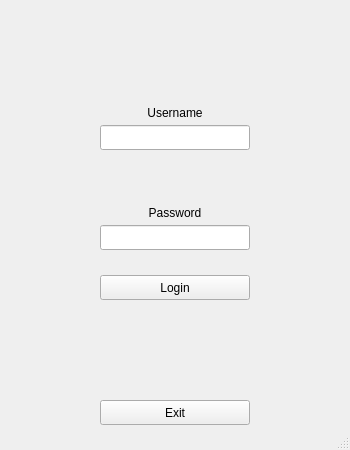
<?xml version="1.0" encoding="UTF-8"?>
<ui version="4.0">
 <class>login</class>
 <widget class="QMainWindow" name="login">
  <property name="geometry">
   <rect>
    <x>0</x>
    <y>0</y>
    <width>350</width>
    <height>450</height>
   </rect>
  </property>
  <property name="windowTitle">
   <string>MainWindow</string>
  </property>
  <property name="autoFillBackground">
   <bool>false</bool>
  </property>
  <widget class="QWidget" name="centralwidget">
   <widget class="QLineEdit" name="usernameLine">
    <property name="geometry">
     <rect>
      <x>100</x>
      <y>125</y>
      <width>150</width>
      <height>25</height>
     </rect>
    </property>
   </widget>
   <widget class="QLineEdit" name="passwordLine">
    <property name="geometry">
     <rect>
      <x>100</x>
      <y>225</y>
      <width>150</width>
      <height>25</height>
     </rect>
    </property>
    <property name="echoMode">
     <enum>QLineEdit::Password</enum>
    </property>
   </widget>
   <widget class="QLabel" name="usernameLabel">
    <property name="geometry">
     <rect>
      <x>100</x>
      <y>100</y>
      <width>150</width>
      <height>25</height>
     </rect>
    </property>
    <property name="styleSheet">
     <string notr="true">font: 15pt &quot;Comic Sans MS&quot;;</string>
    </property>
    <property name="text">
     <string>Username</string>
    </property>
    <property name="alignment">
     <set>Qt::AlignCenter</set>
    </property>
   </widget>
   <widget class="QLabel" name="passwordLabel">
    <property name="geometry">
     <rect>
      <x>100</x>
      <y>200</y>
      <width>150</width>
      <height>25</height>
     </rect>
    </property>
    <property name="styleSheet">
     <string notr="true">font: 15pt &quot;Comic Sans MS&quot;;</string>
    </property>
    <property name="text">
     <string>Password</string>
    </property>
    <property name="alignment">
     <set>Qt::AlignCenter</set>
    </property>
   </widget>
   <widget class="QPushButton" name="loginButton">
    <property name="geometry">
     <rect>
      <x>100</x>
      <y>275</y>
      <width>150</width>
      <height>25</height>
     </rect>
    </property>
    <property name="styleSheet">
     <string notr="true">font: 14pt &quot;Comic Sans MS&quot;;</string>
    </property>
    <property name="text">
     <string>Login</string>
    </property>
   </widget>
   <widget class="QPushButton" name="exitButton">
    <property name="geometry">
     <rect>
      <x>100</x>
      <y>400</y>
      <width>150</width>
      <height>25</height>
     </rect>
    </property>
    <property name="styleSheet">
     <string notr="true">font: 14pt &quot;Comic Sans MS&quot;;</string>
    </property>
    <property name="text">
     <string>Exit</string>
    </property>
   </widget>
   <widget class="QLabel" name="errorLabel">
    <property name="geometry">
     <rect>
      <x>100</x>
      <y>325</y>
      <width>150</width>
      <height>25</height>
     </rect>
    </property>
    <property name="text">
     <string/>
    </property>
    <property name="alignment">
     <set>Qt::AlignCenter</set>
    </property>
   </widget>
  </widget>
  <widget class="QMenuBar" name="menubar">
   <property name="geometry">
    <rect>
     <x>0</x>
     <y>0</y>
     <width>350</width>
     <height>22</height>
    </rect>
   </property>
  </widget>
  <widget class="QStatusBar" name="statusbar"/>
 </widget>
 <resources/>
 <connections/>
</ui>
